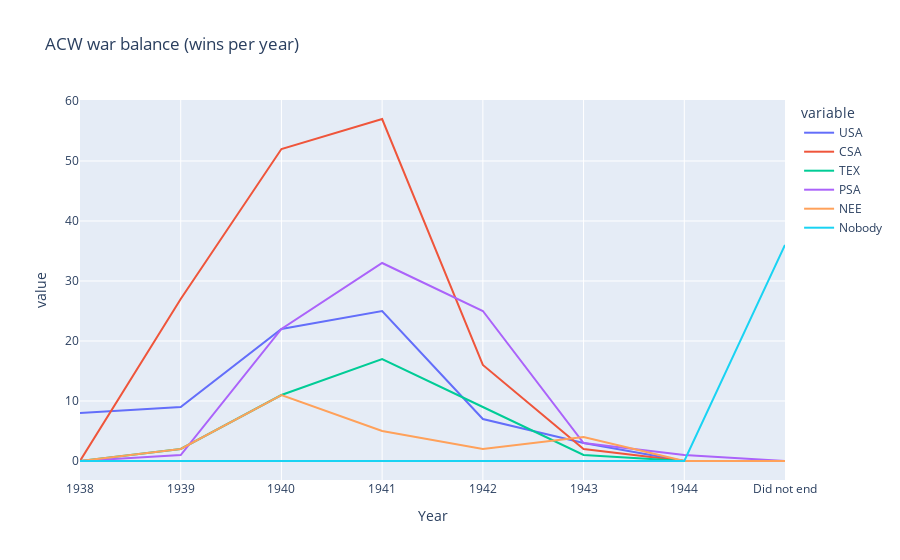

The cell this chart's notebook holds for it:
### Markdown cell above
# ACW - Winrate Over Time

### Code cell
import_doc_wr_over_time = pd.DataFrame(columns=["Year", "USA", "CSA", "TEX", "PSA", "NEE", "Nobody"])

for i in import_doc["When did the American Civil War end?"].value_counts().index:
    usa = len(import_doc[import_doc["When did the American Civil War end?"] == i][import_doc["Who won the American Civil War?"] == 'USA'])
    csa = len(import_doc[import_doc["When did the American Civil War end?"] == i][import_doc["Who won the American Civil War?"] == 'CSA'])
    tex = len(import_doc[import_doc["When did the American Civil War end?"] == i][import_doc["Who won the American Civil War?"] == 'TEX'])
    psa = len(import_doc[import_doc["When did the American Civil War end?"] == i][import_doc["Who won the American Civil War?"] == 'PSA'])
    nee = len(import_doc[import_doc["When did the American Civil War end?"] == i][import_doc["Who won the American Civil War?"] == 'NEE'])
    nobody = len(import_doc[import_doc["When did the American Civil War end?"] == i][import_doc["Who won the American Civil War?"] == 'Nobody'])
    new_row = pd.Series({"Year": i, "USA": usa, "CSA": csa, "TEX": tex, "PSA": psa, "NEE": nee,  "Nobody": nobody})
    import_doc_wr_over_time = import_doc_wr_over_time.append(new_row, ignore_index=True)

print(prepared_data := import_doc_wr_over_time.sort_values('Year'))
px.line(data_frame=prepared_data, x='Year', y=["USA", "CSA", "TEX", "PSA", "NEE", "Nobody"], labels={'x':'Date', 'y':"Country"}, title="ACW war balance (wins per year)")

### Figure 1 — Plotly figure (JSON) as saved in the notebook; plotly's stock layout.template omitted (floating-point values rounded to 4 significant figures)
{"data": [{"hovertemplate": "variable=USA<br>Year=%{x}<br>value=%{y}<extra></extra>", "legendgroup": "USA", "line": {"color": "#636efa", "dash": "solid"}, "marker": {"symbol": "circle"}, "mode": "lines", "name": "USA", "orientation": "v", "showlegend": true, "type": "scatter", "x": ["1938", "1939", "1940", "1941", "1942", "1943", "1944", "Did not end"], "xaxis": "x", "y": [8, 9, 22, 25, 7, 3, 0, 0], "yaxis": "y"}, {"hovertemplate": "variable=CSA<br>Year=%{x}<br>value=%{y}<extra></extra>", "legendgroup": "CSA", "line": {"color": "#EF553B", "dash": "solid"}, "marker": {"symbol": "circle"}, "mode": "lines", "name": "CSA", "orientation": "v", "showlegend": true, "type": "scatter", "x": ["1938", "1939", "1940", "1941", "1942", "1943", "1944", "Did not end"], "xaxis": "x", "y": [0, 27, 52, 57, 16, 2, 0, 0], "yaxis": "y"}, {"hovertemplate": "variable=TEX<br>Year=%{x}<br>value=%{y}<extra></extra>", "legendgroup": "TEX", "line": {"color": "#00cc96", "dash": "solid"}, "marker": {"symbol": "circle"}, "mode": "lines", "name": "TEX", "orientation": "v", "showlegend": true, "type": "scatter", "x": ["1938", "1939", "1940", "1941", "1942", "1943", "1944", "Did not end"], "xaxis": "x", "y": [0, 2, 11, 17, 9, 1, 0, 0], "yaxis": "y"}, {"hovertemplate": "variable=PSA<br>Year=%{x}<br>value=%{y}<extra></extra>", "legendgroup": "PSA", "line": {"color": "#ab63fa", "dash": "solid"}, "marker": {"symbol": "circle"}, "mode": "lines", "name": "PSA", "orientation": "v", "showlegend": true, "type": "scatter", "x": ["1938", "1939", "1940", "1941", "1942", "1943", "1944", "Did not end"], "xaxis": "x", "y": [0, 1, 22, 33, 25, 3, 1, 0], "yaxis": "y"}, {"hovertemplate": "variable=NEE<br>Year=%{x}<br>value=%{y}<extra></extra>", "legendgroup": "NEE", "line": {"color": "#FFA15A", "dash": "solid"}, "marker": {"symbol": "circle"}, "mode": "lines", "name": "NEE", "orientation": "v", "showlegend": true, "type": "scatter", "x": ["1938", "1939", "1940", "1941", "1942", "1943", "1944", "Did not end"], "xaxis": "x", "y": [0, 2, 11, 5, 2, 4, 0, 0], "yaxis": "y"}, {"hovertemplate": "variable=Nobody<br>Year=%{x}<br>value=%{y}<extra></extra>", "legendgroup": "Nobody", "line": {"color": "#19d3f3", "dash": "solid"}, "marker": {"symbol": "circle"}, "mode": "lines", "name": "Nobody", "orientation": "v", "showlegend": true, "type": "scatter", "x": ["1938", "1939", "1940", "1941", "1942", "1943", "1944", "Did not end"], "xaxis": "x", "y": [0, 0, 0, 0, 0, 0, 0, 36], "yaxis": "y"}], "layout": {"legend": {"title": {"text": "variable"}, "tracegroupgap": 0}, "title": {"text": "ACW war balance (wins per year)"}, "xaxis": {"anchor": "y", "domain": [0, 1], "title": {"text": "Year"}}, "yaxis": {"anchor": "x", "domain": [0, 1], "title": {"text": "value"}}}}
